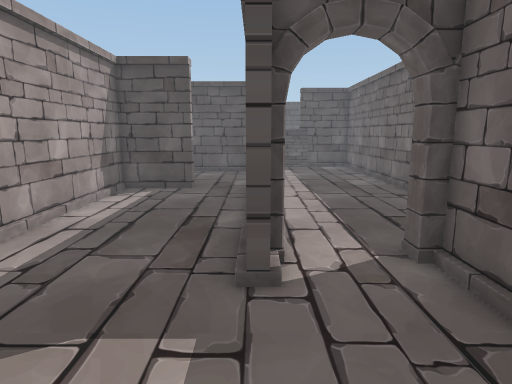
view 1 (above)

19 first-person views from a walk through a Unity game level. The camera is 1.3 m above the floor, tilts 10° down and sees 75° across. The floor is counted in squares, 0.5 m on a side. Each view is taken from the middle of a square. On the plan, view 1 faces up. The plan holds only what a view shows up to about 20 squares ahead; the rest is blank. The place goes on beyond the plan. The player is left out. Some animated figures are left out.

view 2
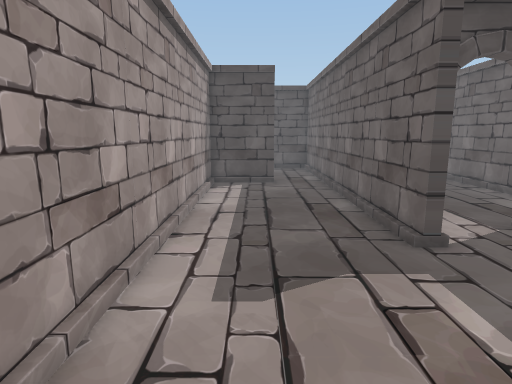

view 3
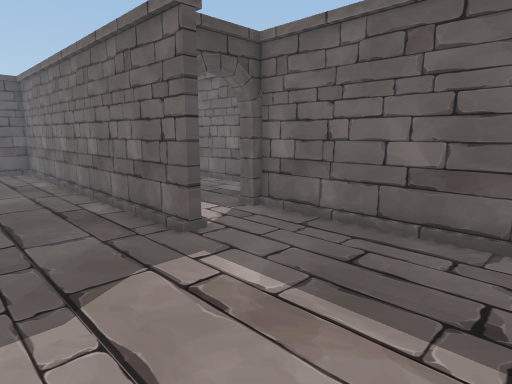

view 4
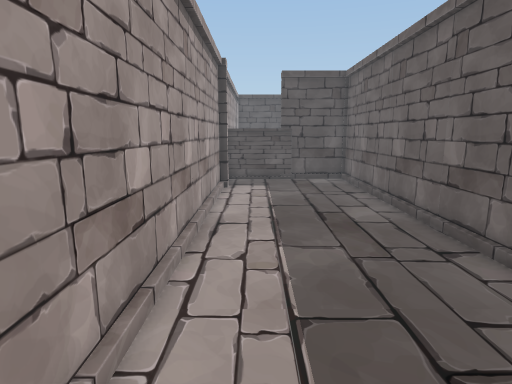

view 5
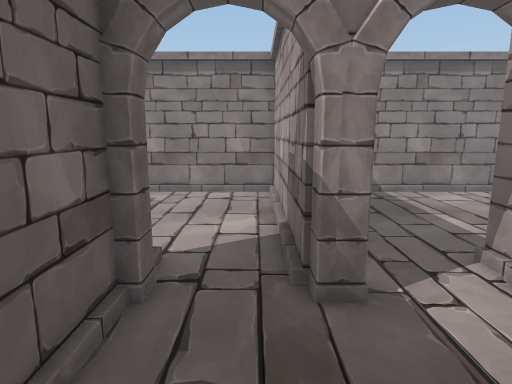

view 6
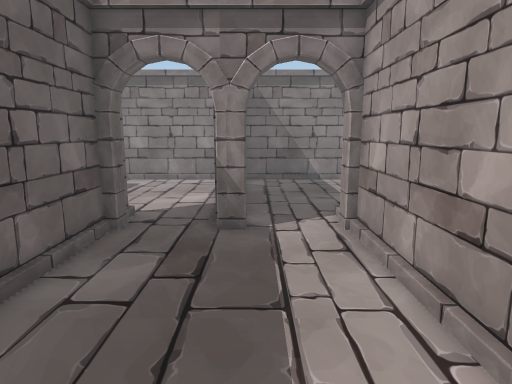

view 7
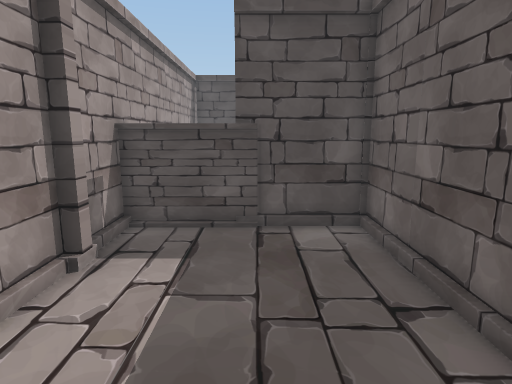

view 8
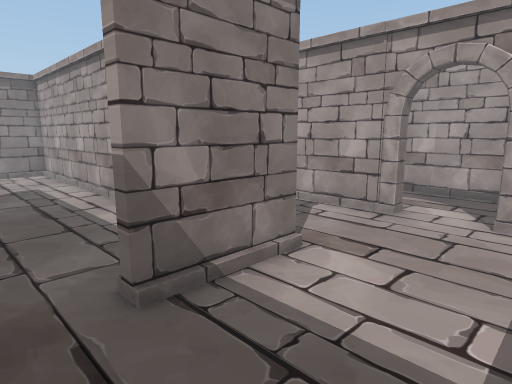

view 9
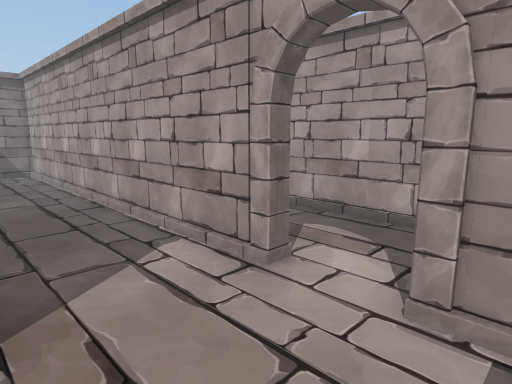

view 10
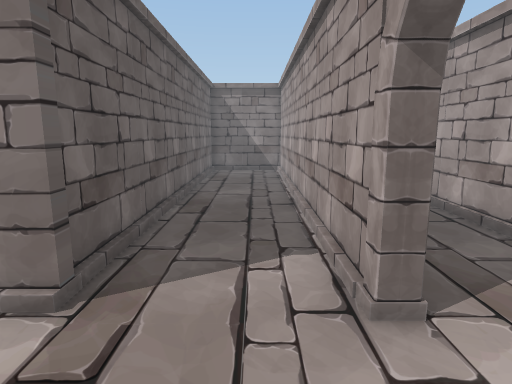

view 11
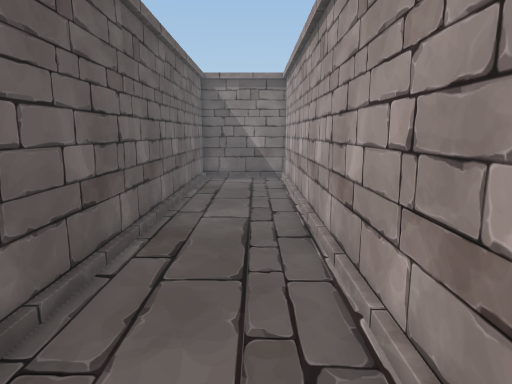

view 12
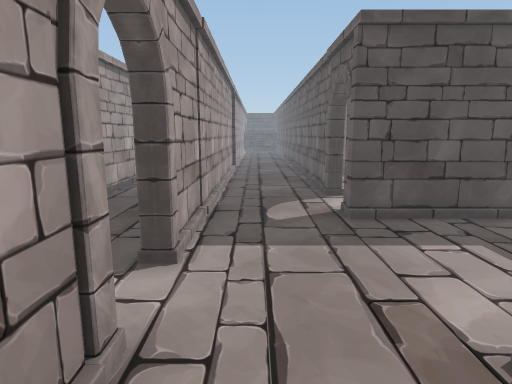

view 13
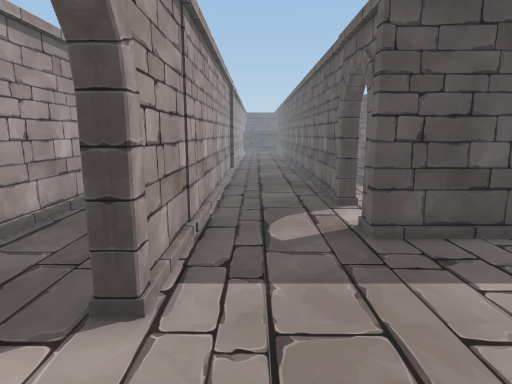

view 14
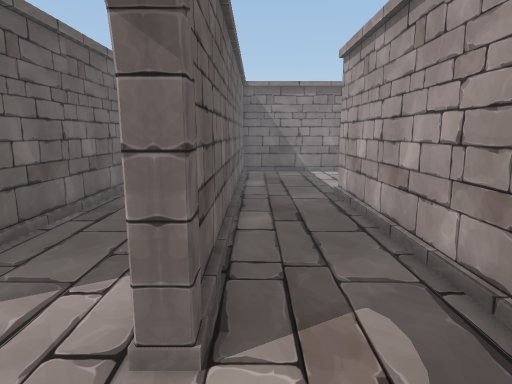

view 15
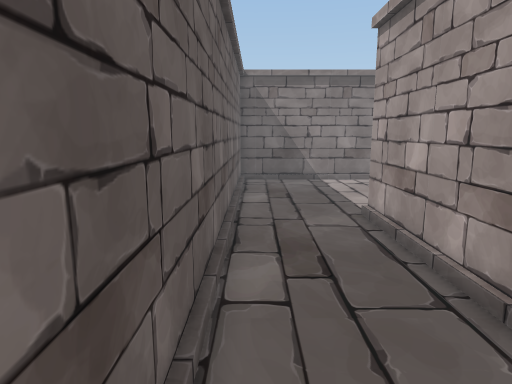

view 16
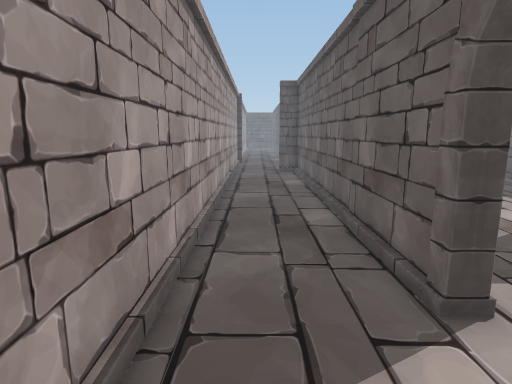

view 17
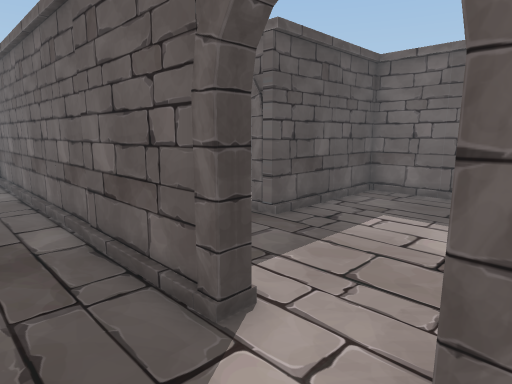

view 18
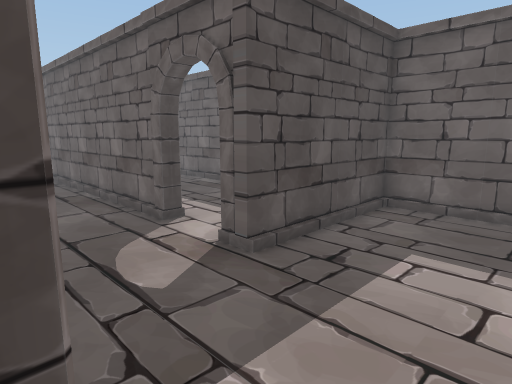

view 19
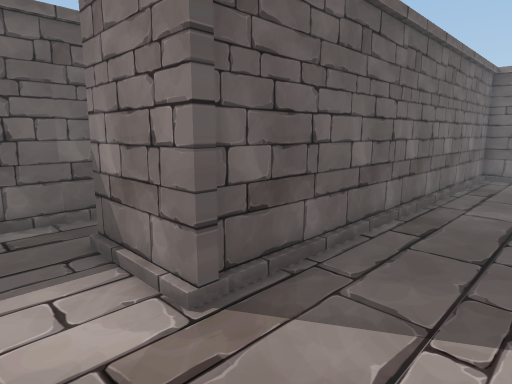

### Floor plan
Ten units are one square. View 1 is at (0, 0); x grows to the right and y downward. Boxes are objects, and circles mark ways between rooms. Rooms are numbered by the first view taken in them; rooms with no view inside come last. Other rooms are left out.
<svg viewBox="-200 -340 280 375">
<path fill="none" stroke="#000" d="M2 -61 2 -54 -2 -54 -2 -155M2 -71 6 -71 6 -65M38 11 38 -65 33 -65 33 -71M-60 30 36 30M-30 -159 -64 -159 -64 24M33 -71 42 -71 42 30 75 30M72 -71 72 -264 1 -264M68 -64 68 -71M6 -236 6 -232 2 -232 2 -71M41 -260 2 -260M2 -274 2 -242M-70 -159 -70 -163 -30 -163 -30 -159M-117 -167 -117 29M-2 -155 -2 -232 -70 -232M-117 -226 -117 -194M-120 30 -68 30 -68 -158M-123 -161 -123 -167 -117 -167M-117 -194 -123 -194 -123 -200M-121 -200 -121 -335M-121 26 -121 -152M-195 30 -120 30M-166 -335 -166 -52"/>
<circle cx="20" cy="-65" r="3" fill="#2a7"/>
<circle cx="-20" cy="-160" r="3" fill="#2a7"/>
<circle cx="-120" cy="-180" r="3" fill="#2a7"/>
<text x="-20" y="-50">1</text>
<text x="40" y="-140">2</text>
<text x="-80" y="-130">3</text>
<text x="-160" y="-140">4</text>
</svg>
Room 1 opens to room 2. Room 1 opens to room 3. Room 3 opens to room 4.

Where each view was taken, in squares from view 1:
view 1: 0 up, 0 right, facing up
view 2: 2 down, 4 left, facing up
view 3: 2 down, 5 left, facing up-right
view 4: 7 up, 2 right, facing up
view 5: 12 up, 5 right, facing down
view 6: 16 up, 3 right, facing down
view 7: 17 up, 4 right, facing up
view 8: 21 up, 1 left, facing down-left
view 9: 21 up, 7 left, facing down-left
view 10: 21 up, 10 left, facing down
view 11: 17 up, 10 left, facing down
view 12: 13 up, 10 left, facing up
view 13: 15 up, 10 left, facing up
view 14: 20 up, 13 left, facing down
view 15: 16 up, 13 left, facing down
view 16: 15 up, 15 left, facing up
view 17: 16 up, 15 left, facing up-right
view 18: 18 up, 12 left, facing up-right
view 19: 19 up, 11 left, facing down-right
